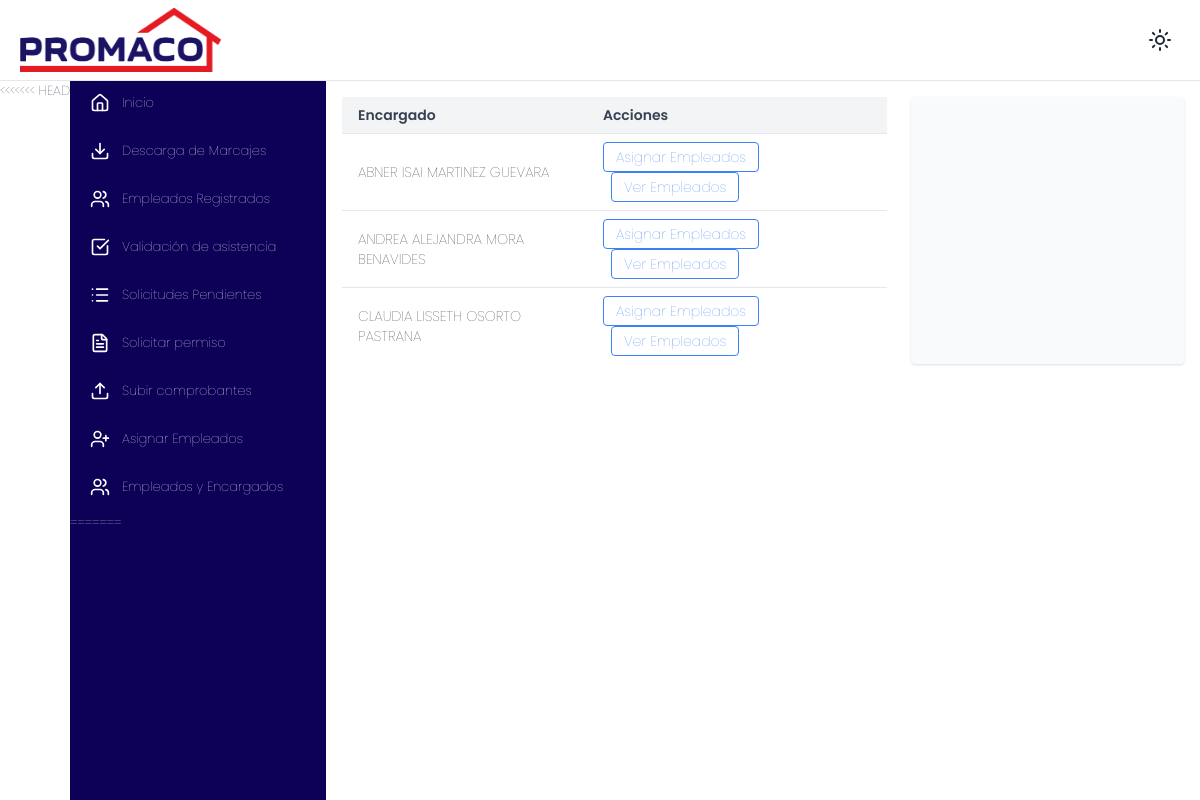
The page /marcaje/ver_encargados on the database as committed earlier.
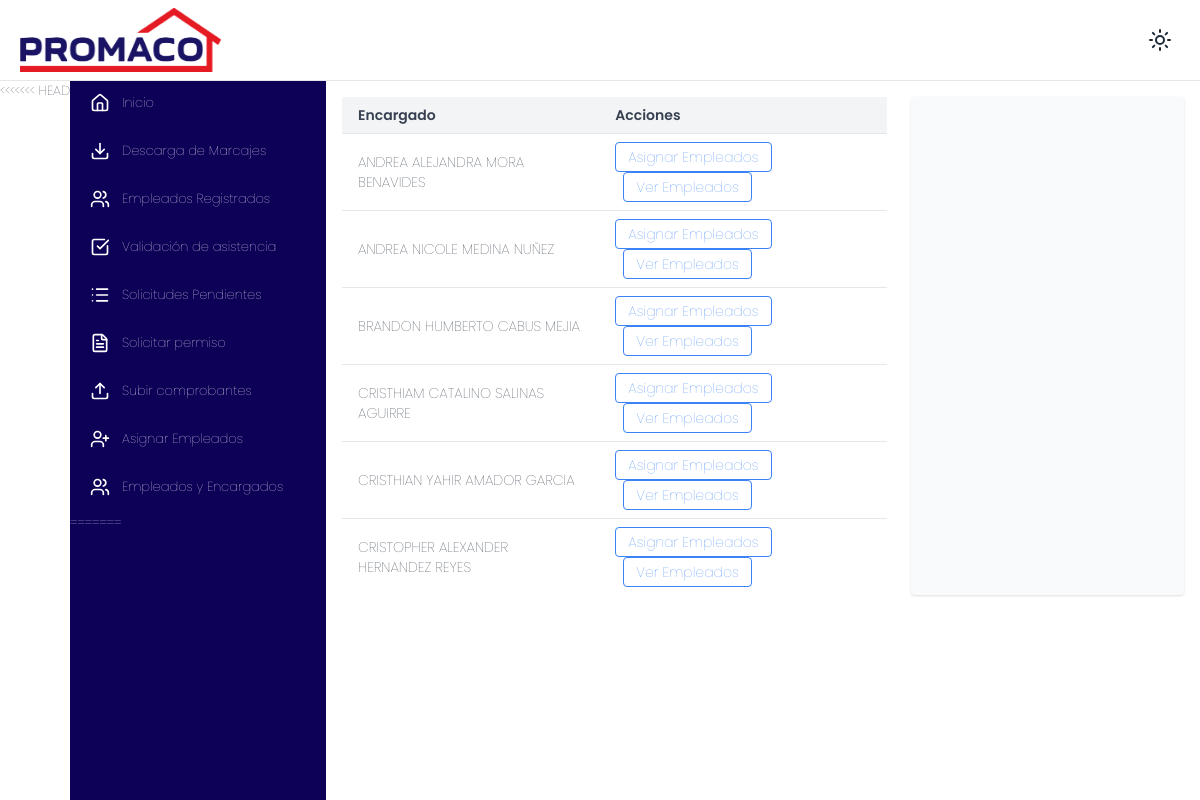
The same page on the database as committed later.
### marcaje/models.py (models this page shows, shortened)
class Empleado(models.Model):
    id_externo = models.IntegerField(unique=True)
    codigo = models.CharField(max_length=20)
    nombre = models.CharField(max_length=100)
    departamento = models.CharField(max_length=100)
    sucursal = models.ForeignKey(Sucursal, on_delete=models.PROTECT)
    es_encargado = models.BooleanField(default=False)
    class Meta:
        verbose_name = "Empleado"
        verbose_name_plural = "Empleados"
        ordering = ['nombre']

### marcaje/views.py (the view)
# urls.py: path('ver_encargados', views.ver_encargados, name='ver_encargados'),
def ver_encargados(request):
    encargados = Empleado.objects.filter(es_encargado=True)
    return render(request, 'ver_encargados.html', {'encargados': encargados})

### marcaje/templates/ver_encargados.html
{% extends 'base.html' %}
{% block content %}
<div class="flex flex-col md:flex-row justify-between gap-6">
    <div class="overflow-x-auto w-full md:w-2/3">
        <table class="min-w-full divide-y divide-gray-200 dark:divide-gray-700">
            <thead class="bg-gray-100 dark:bg-gray-800">
                <tr>
                    <th class="text-left px-4 py-2 text-sm font-semibold text-gray-700 dark:text-white">Encargado</th>
                    <th class="text-left px-4 py-2 text-sm font-semibold text-gray-700 dark:text-white">Acciones</th>
                </tr>
            </thead>
            <tbody class="bg-white dark:bg-gray-900 divide-y divide-gray-200 dark:divide-gray-800">
                {% for enc in encargados %}
                <tr>
                    <td class="px-4 py-2 text-sm text-gray-800 dark:text-gray-100">{{ enc.nombre }}</td>
                    <td class="px-4 py-2 space-x-2">
                        <button class="text-sm px-3 py-1 border border-blue-500 text-blue-500 rounded hover:bg-blue-500 hover:text-white transition"
                            hx-get="{% url 'asignar_empleados' enc.id %}"
                            hx-target="#asignar"
                            hx-swap="innerHTML">
                            Asignar Empleados
                        </button>
                        <button class="text-sm px-3 py-1 border border-blue-500 text-blue-500 rounded hover:bg-blue-500 hover:text-white transition"
                            hx-get="{% url 'mostrar_empleados' enc.id %}"
                            hx-target="#asignar"
                            hx-swap="innerHTML">
                            Ver Empleados
                        </button>
                    </td>
                </tr>
                {% endfor %}
            </tbody>
        </table>
    </div>
    <div id="asignar" class="w-full md:w-1/3 bg-gray-50 dark:bg-gray-800 p-4 rounded shadow">
    </div>
</div>
{% endblock %}

Rows that differ between the two databases and show on the page:
no longer on this page (row edited): Empleado: nombre "ABNER ISAI MARTINEZ GUEVARA"
no longer on this page (row edited): Empleado: nombre "CLAUDIA LISSETH OSORTO PASTRANA"
now on this page (row edited): Empleado: nombre "ANDREA NICOLE MEDINA NUÑEZ"
now on this page (row edited): Empleado: nombre "BRANDON HUMBERTO CABUS MEJIA"
now on this page (row edited): Empleado: nombre "CRISTHIAM CATALINO SALINAS AGUIRRE"
now on this page (row edited): Empleado: nombre "CRISTHIAN YAHIR AMADOR GARCIA"
now on this page (row edited): Empleado: nombre "CRISTOPHER ALEXANDER HERNANDEZ REYES"
